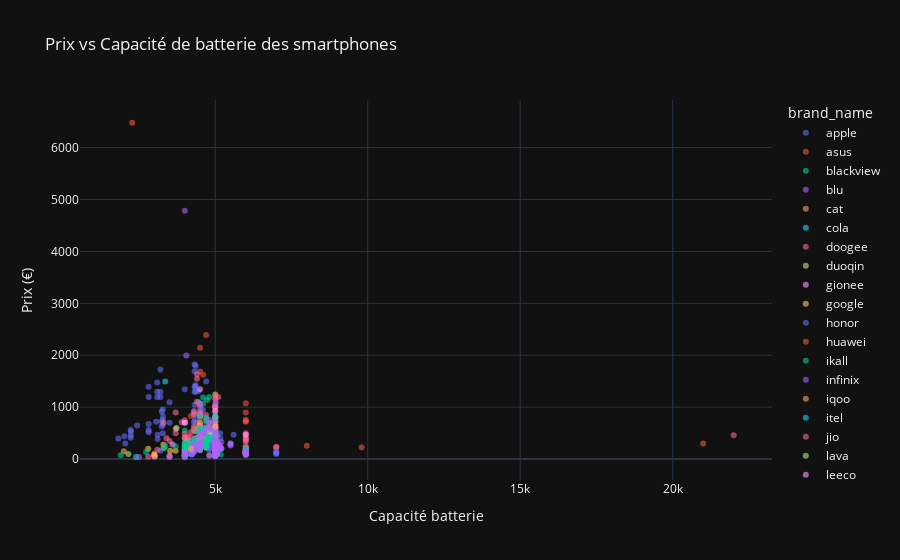

Notebook code cell kept with this figure:
### Markdown cell above
**Prix vs. Capacité de la batterie**

### Code cell
fig_battery_price = px.scatter(
    data,
    x='battery_capacity',
    y='price (€)',
    color='brand_name',
    title='Prix vs Capacité de batterie des smartphones',
    labels={'battery': 'Batterie (mAh)', 'price': 'Prix (€)'},
    opacity=0.6
)

fig_battery_price.update_layout(
    xaxis_title='Capacité batterie',
    yaxis_title='Prix (€)',
    bargap=0.1
)

fig_battery_price.show()

### Figure 1 — Plotly figure (JSON) as saved in the notebook; plotly's stock layout.template omitted (floating-point values rounded to 4 significant figures; data arrays with more than 128 entries replaced by an {"elided": "..."} marker saying what was removed)
{"data": [{"hovertemplate": "brand_name=apple<br>battery_capacity=%{x}<br>price (€)=%{y}<extra></extra>", "legendgroup": "apple", "marker": {"color": "#636efa", "opacity": 0.6, "symbol": "circle"}, "mode": "markers", "name": "apple", "orientation": "v", "showlegend": true, "x": [3110, 3110, 3500, 2815, 2815, 2815, 2227, 2227, 2227, 2815, 2815, 3240, 3240, 3240, 2438, 3095, 3095, 3095, 4352, 4352, 4352, 3279, 3279, 3279, 3500, 4325, 4325, 4325, 3200, 3200, 3200, 4323, 4323, 4323, 4323, 3285, 4532, 4441, 4352, 4700, 2230, 2050, 1821, 2018, 3279, 3060], "xaxis": "x", "y": [388.7, 468.4, 1095.0, 518.2, 558.1, 677.7, 408.6, 458.4, 558.1, 1195.0, 1394.0, 627.9, 727.5, 916.9, 646.8, 1195.0, 1474.0, 1295.0, 1295.0, 1793.0, 1394.0, 657.8, 757.4, 956.7, 697.5, 747.4, 847.1, 1046.0, 1196.0, 1724.0, 1295.0, 1295.0, 1824.0, 1395.0, 1693.0, 827.1, 847.0, 1305.0, 1425.0, 1494.0, 528.1, 298.9, 397.6, 437.5, 498.2, 717.5], "yaxis": "y", "type": "scatter"}, {"hovertemplate": "brand_name=asus<br>battery_capacity=%{x}<br>price (€)=%{y}<extra></extra>", "legendgroup": "asus", "marker": {"color": "#EF553B", "opacity": 0.6, "symbol": "circle"}, "mode": "markers", "name": "asus", "orientation": "v", "showlegend": true, "x": [6000, 6000, 6000, 6000, 6000, 6000, 4300], "xaxis": "x", "y": [398.6, 717.5, 727.5, 896.9, 1076.0, 757.3, 637.7], "yaxis": "y", "type": "scatter"}, {"hovertemplate": "brand_name=blackview<br>battery_capacity=%{x}<br>price (€)=%{y}<extra></extra>", "legendgroup": "blackview", "marker": {"color": "#00cc96", "opacity": 0.6, "symbol": "circle"}, "mode": "markers", "name": "blackview", "orientation": "v", "showlegend": true, "x": [5180], "xaxis": "x", "y": [89.59], "yaxis": "y", "type": "scatter"}, {"hovertemplate": "brand_name=blu<br>battery_capacity=%{x}<br>price (€)=%{y}<extra></extra>", "legendgroup": "blu", "marker": {"color": "#ab63fa", "opacity": 0.6, "symbol": "circle"}, "mode": "markers", "name": "blu", "orientation": "v", "showlegend": true, "x": [5000], "xaxis": "x", "y": [149.4], "yaxis": "y", "type": "scatter"}, {"hovertemplate": "brand_name=cat<br>battery_capacity=%{x}<br>price (€)=%{y}<extra></extra>", "legendgroup": "cat", "marker": {"color": "#FFA15A", "opacity": 0.6, "symbol": "circle"}, "mode": "markers", "name": "cat", "orientation": "v", "showlegend": true, "x": [2000], "xaxis": "x", "y": [149.5], "yaxis": "y", "type": "scatter"}, {"hovertemplate": "brand_name=cola<br>battery_capacity=%{x}<br>price (€)=%{y}<extra></extra>", "legendgroup": "cola", "marker": {"color": "#19d3f3", "opacity": 0.6, "symbol": "circle"}, "mode": "markers", "name": "cola", "orientation": "v", "showlegend": true, "x": [5000], "xaxis": "x", "y": [149.5], "yaxis": "y", "type": "scatter"}, {"hovertemplate": "brand_name=doogee<br>battery_capacity=%{x}<br>price (€)=%{y}<extra></extra>", "legendgroup": "doogee", "marker": {"color": "#FF6692", "opacity": 0.6, "symbol": "circle"}, "mode": "markers", "name": "doogee", "orientation": "v", "showlegend": true, "x": [6000, 22000], "xaxis": "x", "y": [149.5, 458.4], "yaxis": "y", "type": "scatter"}, {"hovertemplate": "brand_name=duoqin<br>battery_capacity=%{x}<br>price (€)=%{y}<extra></extra>", "legendgroup": "duoqin", "marker": {"color": "#B6E880", "opacity": 0.6, "symbol": "circle"}, "mode": "markers", "name": "duoqin", "orientation": "v", "showlegend": true, "x": [2150], "xaxis": "x", "y": [99.56], "yaxis": "y", "type": "scatter"}, {"hovertemplate": "brand_name=gionee<br>battery_capacity=%{x}<br>price (€)=%{y}<extra></extra>", "legendgroup": "gionee", "marker": {"color": "#FF97FF", "opacity": 0.6, "symbol": "circle"}, "mode": "markers", "name": "gionee", "orientation": "v", "showlegend": true, "x": [3500, 4800, 4000], "xaxis": "x", "y": [61.69, 69.75, 74.74], "yaxis": "y", "type": "scatter"}, {"hovertemplate": "brand_name=google<br>battery_capacity=%{x}<br>price (€)=%{y}<extra></extra>", "legendgroup": "google", "marker": {"color": "#FECB52", "opacity": 0.6, "symbol": "circle"}, "mode": "markers", "name": "google", "orientation": "v", "showlegend": true, "x": [3520, 3700, 2800, 4080, 4620, 4614, 5003, 5003, 4410, 4355, 5000, 4410, 4830, 5000], "xaxis": "x", "y": [159.4, 159.4, 200.5, 358.8, 328.9, 403.4, 541.1, 794.3, 299.0, 529.2, 817.2, 348.7, 538.1, 707.5], "yaxis": "y", "type": "scatter"}, {"hovertemplate": "brand_name=honor<br>battery_capacity=%{x}<br>price (€)=%{y}<extra></extra>", "legendgroup": "honor", "marker": {"color": "#636efa", "opacity": 0.6, "symbol": "circle"}, "mode": "markers", "name": "honor", "orientation": "v", "showlegend": true, "x": [4300, 4300, 4800, 4800, 4500, 4600, 5000, 5000, 5000, 4000, 5000, 4800, 5100], "xaxis": "x", "y": [328.8, 249.1, 398.5, 308.9, 548.0, 946.7, 99.65, 139.5, 139.5, 169.4, 149.4, 169.4, 279.0], "yaxis": "y", "type": "scatter"}, {"hovertemplate": "brand_name=huawei<br>battery_capacity=%{x}<br>price (€)=%{y}<extra></extra>", "legendgroup": "huawei", "marker": {"color": "#EF553B", "opacity": 0.6, "symbol": "circle"}, "mode": "markers", "name": "huawei", "orientation": "v", "showlegend": true, "x": [3000, 4500, 4400, 4500, 4700, 4500, 4600, 4000, 4500, 4200, 4300, 4000, 5000, 5000, 4200, 4360], "xaxis": "x", "y": [109.1, 2143.0, 697.5, 996.5, 2392.0, 1684.0, 1624.0, 298.9, 239.2, 219.2, 298.9, 199.2, 219.2, 229.1, 827.1, 607.9], "yaxis": "y", "type": "scatter"}, {"hovertemplate": "brand_name=ikall<br>battery_capacity=%{x}<br>price (€)=%{y}<extra></extra>", "legendgroup": "ikall", "marker": {"color": "#00cc96", "opacity": 0.6, "symbol": "circle"}, "mode": "markers", "name": "ikall", "orientation": "v", "showlegend": true, "x": [5000, 5000, 5000], "xaxis": "x", "y": [67.76, 79.72, 80.71], "yaxis": "y", "type": "scatter"}, {"hovertemplate": "brand_name=infinix<br>battery_capacity=%{x}<br>price (€)=%{y}<extra></extra>", "legendgroup": "infinix", "marker": {"color": "#ab63fa", "opacity": 0.6, "symbol": "circle"}, "mode": "markers", "name": "infinix", "orientation": "v", "showlegend": true, "x": [5000, 6000, 6000, 5000, 5000, 5000, 5000, 6000, 5000, 5000, 5000, 5000, 5000, 5000, 5000, 5000, 5000, 5000, 5000, 4500, 5000, 5000, 5000, 5000, 5000, 4500, 5000, 4500, 4500], "xaxis": "x", "y": [96.57, 99.65, 88.8, 108.1, 123.0, 179.4, 199.3, 89.68, 99.65, 129.6, 127.5, 159.4, 116.6, 129.6, 169.4, 159.4, 168.4, 189.3, 149.5, 199.3, 99.65, 169.4, 72.95, 69.75, 82.71, 179.4, 194.3, 368.7, 219.2], "yaxis": "y", "type": "scatter"}, {"hovertemplate": "brand_name=iqoo<br>battery_capacity=%{x}<br>price (€)=%{y}<extra></extra>", "legendgroup": "iqoo", "marker": {"color": "#FFA15A", "opacity": 0.6, "symbol": "circle"}, "mode": "markers", "name": "iqoo", "orientation": "v", "showlegend": true, "x": [5000, 5000, 4700, 4400, 4400, 4000, 4350, 4350, 4700, 4500, 4500, 4700, 4700, 4700, 4700, 5000, 5000, 5000, 5000, 5000, 5000, 5000, 5000, 5000, 5000, 4700, 4700, 4700, 4200, 5000, 5000, 5000], "xaxis": "x", "y": [647.8, 598.0, 587.9, 249.1, 358.7, 398.5, 348.7, 398.5, 597.9, 308.9, 348.3, 478.3, 289.0, 336.3, 229.1, 299.0, 328.8, 249.1, 144.4, 159.4, 154.5, 168.8, 184.3, 154.5, 139.4, 217.1, 279.0, 233.2, 179.4, 249.1, 149.5, 199.2], "yaxis": "y", "type": "scatter"}, {"hovertemplate": "brand_name=itel<br>battery_capacity=%{x}<br>price (€)=%{y}<extra></extra>", "legendgroup": "itel", "marker": {"color": "#19d3f3", "opacity": 0.6, "symbol": "circle"}, "mode": "markers", "name": "itel", "orientation": "v", "showlegend": true, "x": [2400, 3020, 3020, 4000, 5000, 4000, 4000, 4000, 5000, 5000], "xaxis": "x", "y": [39.85, 47.71, 59.7, 54.71, 64.68, 59.7, 69.66, 58.7, 66.76, 57.65], "yaxis": "y", "type": "scatter"}, {"hovertemplate": "brand_name=jio<br>battery_capacity=%{x}<br>price (€)=%{y}<extra></extra>", "legendgroup": "jio", "marker": {"color": "#FF6692", "opacity": 0.6, "symbol": "circle"}, "mode": "markers", "name": "jio", "orientation": "v", "showlegend": true, "x": [5000, 3500, 3000, 2800], "xaxis": "x", "y": [119.5, 46.33, 74.74, 44.84], "yaxis": "y", "type": "scatter"}, {"hovertemplate": "brand_name=lava<br>battery_capacity=%{x}<br>price (€)=%{y}<extra></extra>", "legendgroup": "lava", "marker": {"color": "#B6E880", "opacity": 0.6, "symbol": "circle"}, "mode": "markers", "name": "lava", "orientation": "v", "showlegend": true, "x": [5000, 5000, 5000, 4000], "xaxis": "x", "y": [179.3, 109.6, 89.68, 69.75], "yaxis": "y", "type": "scatter"}, {"hovertemplate": "brand_name=leeco<br>battery_capacity=%{x}<br>price (€)=%{y}<extra></extra>", "legendgroup": "leeco", "marker": {"color": "#FF97FF", "opacity": 0.6, "symbol": "circle"}, "mode": "markers", "name": "leeco", "orientation": "v", "showlegend": true, "x": [5000], "xaxis": "x", "y": [109.6], "yaxis": "y", "type": "scatter"}, {"hovertemplate": "brand_name=leitz<br>battery_capacity=%{x}<br>price (€)=%{y}<extra></extra>", "legendgroup": "leitz", "marker": {"color": "#FECB52", "opacity": 0.6, "symbol": "circle"}, "mode": "markers", "name": "leitz", "orientation": "v", "showlegend": true, "x": [5000], "xaxis": "x", "y": [1246.0], "yaxis": "y", "type": "scatter"}, {"hovertemplate": "brand_name=lenovo<br>battery_capacity=%{x}<br>price (€)=%{y}<extra></extra>", "legendgroup": "lenovo", "marker": {"color": "#636efa", "opacity": 0.6, "symbol": "circle"}, "mode": "markers", "name": "lenovo", "orientation": "v", "showlegend": true, "x": [5000, 5600], "xaxis": "x", "y": [598.0, 468.3], "yaxis": "y", "type": "scatter"}, {"hovertemplate": "brand_name=letv<br>battery_capacity=%{x}<br>price (€)=%{y}<extra></extra>", "legendgroup": "letv", "marker": {"color": "#EF553B", "opacity": 0.6, "symbol": "circle"}, "mode": "markers", "name": "letv", "orientation": "v", "showlegend": true, "x": [4000, 4000, 4000], "xaxis": "x", "y": [54.8, 59.79, 69.75], "yaxis": "y", "type": "scatter"}, {"hovertemplate": "brand_name=lg<br>battery_capacity=%{x}<br>price (€)=%{y}<extra></extra>", "legendgroup": "lg", "marker": {"color": "#00cc96", "opacity": 0.6, "symbol": "circle"}, "mode": "markers", "name": "lg", "orientation": "v", "showlegend": true, "x": [5000, 4300, 4000], "xaxis": "x", "y": [797.2, 548.1, 548.1], "yaxis": "y", "type": "scatter"}, {"hovertemplate": "brand_name=lyf<br>battery_capacity=%{x}<br>price (€)=%{y}<extra></extra>", "legendgroup": "lyf", "marker": {"color": "#ab63fa", "opacity": 0.6, "symbol": "circle"}, "mode": "markers", "name": "lyf", "orientation": "v", "showlegend": true, "x": [3500, 2500], "xaxis": "x", "y": [39.76, 38.77], "yaxis": "y", "type": "scatter"}, {"hovertemplate": "brand_name=micromax<br>battery_capacity=%{x}<br>price (€)=%{y}<extra></extra>", "legendgroup": "micromax", "marker": {"color": "#FFA15A", "opacity": 0.6, "symbol": "circle"}, "mode": "markers", "name": "micromax", "orientation": "v", "showlegend": true, "x": [5000, 5000, 5000], "xaxis": "x", "y": [69.75, 77.64, 59.79], "yaxis": "y", "type": "scatter"}, {"hovertemplate": "brand_name=motorola<br>battery_capacity=%{x}<br>price (€)=%{y}<extra></extra>", "legendgroup": "motorola", "marker": {"color": "#19d3f3", "opacity": 0.6, "symbol": "circle"}, "mode": "markers", "name": "motorola", "orientation": "v", "showlegend": true, "x": [5000, 4020, 4020, 4400, 4800, 4610, 4610, 4200, 4500, 4800, 5000, 5000, 5000, 5000, 5000, 5000, 5000, 5000, 4020, 5000, 5000, 4450, 5000, 5000, 5000, 5000, 5000, 5000, 5000, 6000, 5000, 5000, 5000, 5000, 5000, 5000, 6000, 5000, 5000, 5000, 5000, 5000, 5000, 5000, 5000, 5000, 4400, 4450, 4600, 5000, 4000, 5000], "xaxis": "x", "y": [189.3, 229.2, 249.1, 398.6, 348.8, 548.1, 598.0, 348.8, 428.4, 597.9, 578.0, 224.1, 104.6, 89.91, 89.68, 79.63, 88.29, 79.72, 318.8, 239.1, 348.7, 597.9, 199.2, 159.4, 94.67, 199.3, 99.65, 119.6, 104.6, 144.5, 109.6, 129.6, 119.6, 129.6, 169.4, 219.2, 159.4, 164.4, 149.5, 169.4, 199.2, 159.4, 259.1, 204.3, 189.3, 199.2, 239.1, 418.5, 398.6, 194.3, 114.5, 498.2], "yaxis": "y", "type": "scatter"}, {"hovertemplate": "brand_name=nokia<br>battery_capacity=%{x}<br>price (€)=%{y}<extra></extra>", "legendgroup": "nokia", "marker": {"color": "#FF6692", "opacity": 0.6, "symbol": "circle"}, "mode": "markers", "name": "nokia", "orientation": "v", "showlegend": true, "x": [3000, 5050, 5050, 5000, 5050, 5050, 4500, 6000, 4470, 4200, 6000, 6000, 6000], "xaxis": "x", "y": [52.31, 89.68, 94.67, 104.6, 119.6, 134.5, 284.0, 468.4, 179.3, 418.5, 348.8, 398.5, 498.2], "yaxis": "y", "type": "scatter"}, {"hovertemplate": "brand_name=nothing<br>battery_capacity=%{x}<br>price (€)=%{y}<extra></extra>", "legendgroup": "nothing", "marker": {"color": "#B6E880", "opacity": 0.6, "symbol": "circle"}, "mode": "markers", "name": "nothing", "orientation": "v", "showlegend": true, "x": [4500, 4500, 4500, 5000, 4700], "xaxis": "x", "y": [266.6, 358.8, 281.5, 249.1, 398.5], "yaxis": "y", "type": "scatter"}, {"hovertemplate": "brand_name=nubia<br>battery_capacity=%{x}<br>price (€)=%{y}<extra></extra>", "legendgroup": "nubia", "marker": {"color": "#FF97FF", "opacity": 0.6, "symbol": "circle"}, "mode": "markers", "name": "nubia", "orientation": "v", "showlegend": true, "x": [5050, 5000, 6000, 5000, 5000, 5000], "xaxis": "x", "y": [448.5, 607.8, 468.3, 607.9, 498.2, 348.8], "yaxis": "y", "type": "scatter"}, {"hovertemplate": "brand_name=oneplus<br>battery_capacity=%{x}<br>price (€)=%{y}<extra></extra>", "legendgroup": "oneplus", "marker": {"color": "#FECB52", "opacity": 0.6, "symbol": "circle"}, "mode": "markers", "name": "oneplus", "orientation": "v", "showlegend": true, "x": [5000, 5000, 5000, 5000, 5000, 5000, 4800, 4800, 4800, 5000, 4500, 5000, 4800, 3300, 4500, 4500, 4500, 5000, 4500, 4800, 5000, 6000, 5000, 4500, 4500, 4200, 4500, 4500, 5000, 5000, 5000, 5000, 5000, 5000, 4300, 4300, 5000, 4500, 5000, 5000, 4500, 4300], "xaxis": "x", "y": [607.9, 652.8, 747.4, 328.9, 368.7, 352.7, 448.5, 508.3, 558.1, 548.1, 697.6, 398.6, 697.6, 279.0, 645.8, 428.5, 448.5, 348.8, 288.9, 478.3, 229.1, 149.5, 229.2, 337.9, 289.0, 279.0, 298.9, 299.0, 348.8, 199.2, 219.2, 249.1, 219.2, 189.3, 199.3, 255.1, 169.3, 209.2, 169.3, 189.2, 199.3, 249.1], "yaxis": "y", "type": "scatter"}, {"hovertemplate": "brand_name=oppo<br>battery_capacity=%{x}<br>price (€)=%{y}<extra></extra>", "legendgroup": "oppo", "marker": {"color": "#636efa", "opacity": 0.6, "symbol": "circle"}, "mode": "markers", "name": "oppo", "orientation": "v", "showlegend": true, "x": [4800, 4230, 4230, 4230, 5000, 4230, 4230, 4230, 5000, 5000, 4230, 5000, 5000, 5000, 5000, 5000, 5000, 5000, 5000, 5000, 5000, 5000, 5000, 5000, 3200, 5000, 5000, 5000, 5000, 5000, 5000, 5000, 5000, 4500, 5000, 5000, 4015, 5000, 4310, 4310, 5000, 4500, 4500, 4500, 4500, 4800, 4500, 4500, 4500, 4300, 5000, 4520, 4300, 4500, 5000, 4700, 4700, 5000, 5000, 5000, 5000, 5000, 4000, 5000, 5000, 4700, 4300, 4350, 4000, 4300, 4500, 4500, 4500, 4500, 4500, 4500, 4500, 5000, 5000, 4500, 4500, 4700, 4800, 4500, 4500, 4500, 4500, 4000], "xaxis": "x", "y": [209.2, 99.56, 99.65, 114.5, 119.6, 89.68, 89.68, 109.6, 124.6, 94.67, 124.5, 139.4, 121.6, 119.5, 149.5, 134.5, 146.5, 179.3, 179.3, 129.6, 119.5, 139.2, 189.2, 139.4, 159.4, 154.4, 164.3, 154.5, 159.4, 219.2, 179.4, 189.3, 179.4, 229.1, 239.1, 308.9, 189.2, 149.4, 179.3, 199.2, 159.3, 209.3, 258.8, 258.1, 218.2, 275.7, 199.2, 278.9, 919.4, 896.8, 996.5, 946.7, 707.5, 508.2, 797.2, 697.5, 777.2, 134.4, 169.3, 169.4, 298.9, 169.3, 199.2, 328.9, 428.4, 587.9, 298.9, 385.7, 229.1, 262.9, 366.4, 448.4, 328.8, 428.4, 458.4, 458.4, 269.0, 298.9, 199.3, 284.0, 398.6, 458.4, 229.1, 259.1, 318.9, 179.4, 292.4, 1345.0], "yaxis": "y", "type": "scatter"}, {"hovertemplate": "brand_name=oukitel<br>battery_capacity=%{x}<br>price (€)=%{y}<extra></extra>", "legendgroup": "oukitel", "marker": {"color": "#EF553B", "opacity": 0.6, "symbol": "circle"}, "mode": "markers", "name": "oukitel", "orientation": "v", "showlegend": true, "x": [21000, 9800, 8000], "xaxis": "x", "y": [298.9, 229.1, 258.1], "yaxis": "y", "type": "scatter"}, {"hovertemplate": "brand_name=poco<br>battery_capacity=%{x}<br>price (€)=%{y}<extra></extra>", "legendgroup": "poco", "marker": {"color": "#00cc96", "opacity": 0.6, "symbol": "circle"}, "mode": "markers", "name": "poco", "orientation": "v", "showlegend": true, "x": [5000, 5000, 5000, 5000, 5000, 5065, 4500, 4500, 4500, 4700, 4700, 4500, 5500, 5000, 5000, 6000, 5000, 5000, 5000, 5000, 5000, 5000, 5000, 5000, 5000, 5000, 5000, 5000, 5100, 6000, 5160, 5000, 5080, 5080, 5000, 5000, 5000, 5000, 5000, 5000, 5000], "xaxis": "x", "y": [64.77, 74.74, 64.77, 72.74, 79.72, 328.9, 299.0, 259.1, 279.0, 398.6, 348.7, 428.5, 299.0, 108.5, 127.5, 114.6, 159.4, 147.5, 114.6, 134.5, 119.6, 129.6, 139.5, 129.6, 149.5, 159.4, 107.6, 144.5, 199.2, 134.5, 195.8, 149.4, 249.1, 288.9, 149.5, 164.4, 179.4, 149.5, 298.9, 209.3, 199.3], "yaxis": "y", "type": "scatter"}, {"hovertemplate": "brand_name=realme<br>battery_capacity=%{x}<br>price (€)=%{y}<extra></extra>", "legendgroup": "realme", "marker": {"color": "#ab63fa", "opacity": 0.6, "symbol": "circle"}, "mode": "markers", "name": "realme", "orientation": "v", "showlegend": true, "x": [5000, 5000, 5000, 5000, 5000, 5000, 5000, 5000, 5000, 4200, 4300, 4300, 4500, 5000, 5000, 5000, 5000, 5000, 5000, 5000, 5000, 5000, 5000, 5000, 5000, 5000, 5000, 5000, 5000, 4500, 4500, 4500, 5000, 5000, 5000, 5000, 5000, 4000, 5000, 5000, 5000, 4000, 5000, 5000, 4000, 5000, 5000, 5000, 5000, 5000, 5000, 5000, 5000, 5000, 5000, 5000, 5000, 6000, 5000, 5000, 5000, 5000, 4500, 4500, 4300, 5000, 5000, 5000, 5000, 5000, 4600, 5000, 6000, 5000, 5000, 5000, 5000, 5000, 5000, 5000, 5000, 5000, 6000, 5000, 5000, 5000, 5000, 5000, 5000, 5000, 5000, 5000, 5000, 4200, 4200, 4500, 4000], "xaxis": "x", "y": [139.5, 169.4, 144.5, 189.3, 199.3, 249.1, 279.0, 129.6, 289.0, 249.1, 129.4, 144.4, 219.2, 159.4, 179.4, 164.4, 184.4, 124.6, 139.5, 179.4, 174.4, 149.5, 159.4, 139.5, 154.5, 189.3, 229.2, 189.3, 209.3, 258.1, 229.2, 244.1, 124.6, 139.5, 149.5, 149.1, 169.4, 89.68, 64.68, 64.77, 77.23, 69.75, 69.75, 89.68, 34.87, 52.81, 62.78, 71.21, 89.59, 82.71, 89.68, 94.67, 89.2, 99.65, 117.9, 127.4, 139.5, 79.72, 288.9, 408.5, 497.9, 468.4, 308.9, 328.8, 279.0, 318.9, 249.1, 264.1, 284.0, 299.0, 348.8, 318.9, 104.6, 169.4, 199.3, 109.6, 154.5, 179.4, 149.5, 134.5, 204.2, 229.2, 114.6, 113.6, 118.4, 64.68, 89.68, 79.72, 86.9, 99.65, 149.5, 109.5, 149.4, 279.0, 249.1, 269.1, 132.3], "yaxis": "y", "type": "scatter"}, {"hovertemplate": "brand_name=redmi<br>battery_capacity=%{x}<br>price (€)=%{y}<extra></extra>", "legendgroup": "redmi", "marker": {"color": "#FFA15A", "opacity": 0.6, "symbol": "circle"}, "mode": "markers", "name": "redmi", "orientation": "v", "showlegend": true, "x": [5000, 5000, 5000], "xaxis": "x", "y": [79.72, 189.3, 199.3], "yaxis": "y", "type": "scatter"}, {"hovertemplate": "brand_name=royole<br>battery_capacity=%{x}<br>price (€)=%{y}<extra></extra>", "legendgroup": "royole", "marker": {"color": "#19d3f3", "opacity": 0.6, "symbol": "circle"}, "mode": "markers", "name": "royole", "orientation": "v", "showlegend": true, "x": [4450, 3360], "xaxis": "x", "y": [1096.0, 1495.0], "yaxis": "y", "type": "scatter"}, {"hovertemplate": "brand_name=samsung<br>battery_capacity=%{x}<br>price (€)=%{y}<extra></extra>", "legendgroup": "samsung", "marker": {"color": "#FF6692", "opacity": 0.6, "symbol": "circle"}, "mode": "markers", "name": "samsung", "orientation": "v", "showlegend": true, "x": {"elided": "132 int values"}, "xaxis": "x", "y": {"elided": "132 float values"}, "yaxis": "y", "type": "scatter"}, {"hovertemplate": "brand_name=sharp<br>battery_capacity=%{x}<br>price (€)=%{y}<extra></extra>", "legendgroup": "sharp", "marker": {"color": "#B6E880", "opacity": 0.6, "symbol": "circle"}, "mode": "markers", "name": "sharp", "orientation": "v", "showlegend": true, "x": [3730], "xaxis": "x", "y": [597.9], "yaxis": "y", "type": "scatter"}, {"hovertemplate": "brand_name=sony<br>battery_capacity=%{x}<br>price (€)=%{y}<extra></extra>", "legendgroup": "sony", "marker": {"color": "#FF97FF", "opacity": 0.6, "symbol": "circle"}, "mode": "markers", "name": "sony", "orientation": "v", "showlegend": true, "x": [4000, 5000, 3600, 4500, 4000, 5000, 5000, 4000, 4500], "xaxis": "x", "y": [697.6, 926.6, 279.0, 308.9, 697.5, 819.2, 199.2, 159.4, 1345.0], "yaxis": "y", "type": "scatter"}, {"hovertemplate": "brand_name=tcl<br>battery_capacity=%{x}<br>price (€)=%{y}<extra></extra>", "legendgroup": "tcl", "marker": {"color": "#FECB52", "opacity": 0.6, "symbol": "circle"}, "mode": "markers", "name": "tcl", "orientation": "v", "showlegend": true, "x": [3000], "xaxis": "x", "y": [89.59], "yaxis": "y", "type": "scatter"}, {"hovertemplate": "brand_name=tecno<br>battery_capacity=%{x}<br>price (€)=%{y}<extra></extra>", "legendgroup": "tecno", "marker": {"color": "#636efa", "opacity": 0.6, "symbol": "circle"}, "mode": "markers", "name": "tecno", "orientation": "v", "showlegend": true, "x": [5000, 5000, 5000, 5000, 5000, 5000, 5000, 4700, 5000, 5160, 5160, 4000, 5000, 7000, 7000, 7000, 6000, 6000, 6000, 7000, 6000, 5000, 5000, 5000, 5000, 5000, 5000, 5000, 5000, 5000, 5000, 5000, 5000], "xaxis": "x", "y": [114.6, 147.0, 149.5, 179.3, 219.2, 179.4, 209.3, 259.1, 229.2, 398.6, 498.3, 69.75, 62.78, 109.6, 99.65, 137.5, 119.6, 159.4, 154.5, 139.4, 154.5, 89.68, 87.69, 73.74, 88.6, 79.72, 89.68, 83.61, 79.72, 99.65, 89.38, 62.28, 69.75], "yaxis": "y", "type": "scatter"}, {"hovertemplate": "brand_name=vertu<br>battery_capacity=%{x}<br>price (€)=%{y}<extra></extra>", "legendgroup": "vertu", "marker": {"color": "#EF553B", "opacity": 0.6, "symbol": "circle"}, "mode": "markers", "name": "vertu", "orientation": "v", "showlegend": true, "x": [2275], "xaxis": "x", "y": [6478.0], "yaxis": "y", "type": "scatter"}, {"hovertemplate": "brand_name=vivo<br>battery_capacity=%{x}<br>price (€)=%{y}<extra></extra>", "legendgroup": "vivo", "marker": {"color": "#00cc96", "opacity": 0.6, "symbol": "circle"}, "mode": "markers", "name": "vivo", "orientation": "v", "showlegend": true, "x": [4500, 4600, 4600, 5000, 5000, 5000, 5000, 5000, 5000, 5000, 4700, 4700, 5000, 5000, 5000, 4700, 4500, 6000, 4700, 5000, 5000, 5000, 3315, 3700, 4500, 4000, 4000, 4100, 4000, 4000, 4300, 4000, 4200, 4200, 4300, 4300, 4050, 4050, 4500, 4500, 4830, 4830, 4500, 4800, 4700, 5000, 5000, 5000, 4800, 4600, 4600, 4730, 5000, 4500, 4500, 4700, 4500, 4810, 4870, 4700, 5000, 5000, 5000, 5000, 5000, 5000, 5000, 5000, 5000, 5000, 5000, 5000, 5000, 5000, 5000, 5000, 5000, 5000, 5000, 5000, 5000, 5000, 5000, 5000, 5000, 5000, 5000, 5000, 1900, 5000, 5000, 5000, 5000, 5000, 5000, 6000, 5000, 5000, 2730, 5000, 6000, 3360, 4000, 6000, 4050, 5000, 4500, 4500, 4030, 4030, 4030], "xaxis": "x", "y": [299.0, 298.9, 353.8, 498.2, 144.5, 159.4, 179.4, 159.4, 169.3, 199.2, 239.2, 249.1, 129.6, 149.5, 119.6, 249.1, 298.9, 189.2, 318.8, 99.56, 119.5, 89.59, 209.2, 249.2, 278.9, 231.9, 269.1, 189.3, 249.1, 239.1, 328.9, 299.0, 249.1, 279.0, 318.9, 368.7, 269.0, 219.2, 318.9, 279.0, 398.6, 358.8, 199.2, 428.4, 278.9, 438.5, 288.9, 328.8, 1196.0, 1066.0, 1186.0, 1136.0, 827.1, 548.1, 598.0, 797.3, 827.1, 418.5, 568.0, 737.5, 79.72, 77.64, 89.68, 79.72, 89.59, 124.5, 298.9, 94.58, 109.6, 99.65, 119.5, 124.6, 84.7, 104.5, 84.7, 99.65, 104.6, 124.5, 199.3, 139.4, 99.56, 134.4, 124.6, 149.4, 154.5, 144.5, 164.4, 149.4, 74.74, 129.5, 166.3, 159.4, 184.4, 139.5, 154.4, 119.6, 229.1, 209.2, 134.4, 219.2, 199.2, 249.2, 199.2, 169.3, 199.2, 219.2, 179.3, 249.1, 81.71, 179.4, 149.5], "yaxis": "y", "type": "scatter"}, {"hovertemplate": "brand_name=xiaomi<br>battery_capacity=%{x}<br>price (€)=%{y}<extra></extra>", "legendgroup": "xiaomi", "marker": {"color": "#ab63fa", "opacity": 0.6, "symbol": "circle"}, "mode": "markers", "name": "xiaomi", "orientation": "v", "showlegend": true, "x": {"elided": "134 int values"}, "xaxis": "x", "y": {"elided": "134 float values"}, "yaxis": "y", "type": "scatter"}, {"hovertemplate": "brand_name=zte<br>battery_capacity=%{x}<br>price (€)=%{y}<extra></extra>", "legendgroup": "zte", "marker": {"color": "#FFA15A", "opacity": 0.6, "symbol": "circle"}, "mode": "markers", "name": "zte", "orientation": "v", "showlegend": true, "x": [4200, 5000], "xaxis": "x", "y": [199.3, 617.8], "yaxis": "y", "type": "scatter"}], "layout": {"xaxis": {"anchor": "y", "domain": [0.0, 1.0], "title": {"text": "Capacité batterie"}}, "yaxis": {"anchor": "x", "domain": [0.0, 1.0], "title": {"text": "Prix (€)"}}, "legend": {"title": {"text": "brand_name"}, "tracegroupgap": 0}, "title": {"text": "Prix vs Capacité de batterie des smartphones"}, "bargap": 0.1}}
